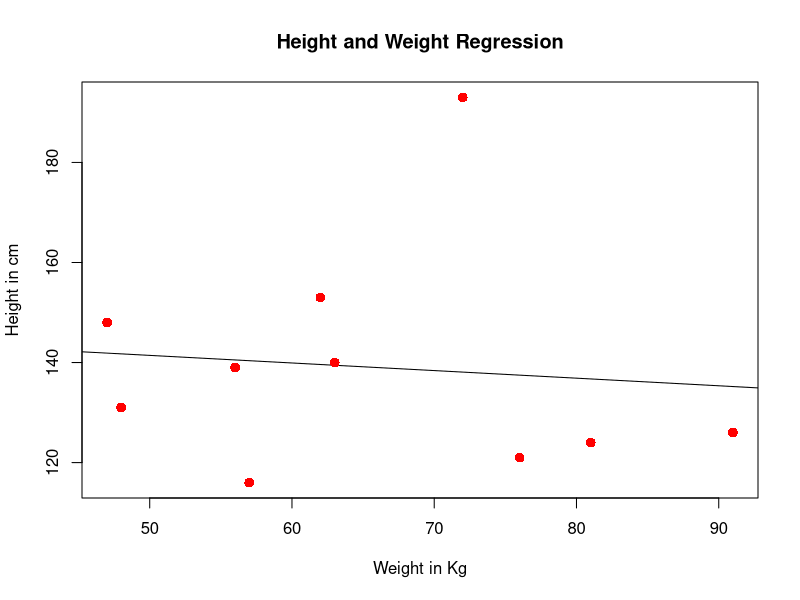

Source code (R):
x <-c(140,124, 139, 126, 148, 116, 121, 193, 153, 131)
y<-c(63, 81, 56, 91, 47, 57, 76, 72, 62, 48)
relation <-lm(y~x)
print(summary(relation))
a <-data.frame(x=170)
result <- predict(relation,a)
print(result)
png(file = "linear_regression.png")  
plot(y,x,col = "red",main = "Height and Weight Regression",abline(lm(x~y)),cex = 1.3,pch = 16,xlab = "Weight in Kg",ylab = "Height in cm")  
dev.off()  
